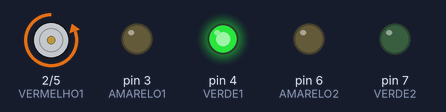
Recording of a sketch running on a simulated Arduino Uno, built with avr-gcc and run on an emulated ATmega328P. Parts: motor-driver pin pairs drawn as motors (green arrow = first pin HIGH = forward, orange = second pin HIGH = backward, longer = more drive), output pins drawn as LEDs (lit = HIGH).

Above: at 1.0 s.
At 2.5 s:
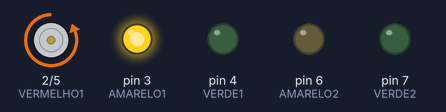
At 4.0 s:
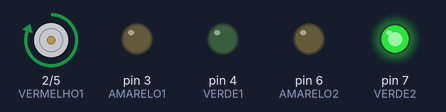
At 5.5 s:
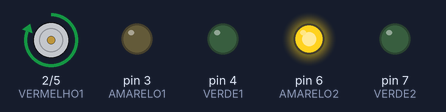
Timing chart, 0 to 7.8 s (numbered marks = the images above):
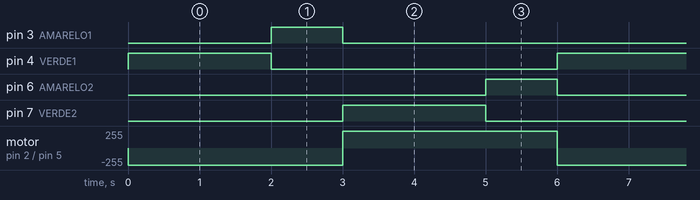

Measured:
- by itself, pin 3 (AMARELO1), pin 6 (AMARELO2): alternates HIGH for 1.0 s and LOW for 5.0 s
- by itself, pin 4 (VERDE1), pin 7 (VERDE2): alternates HIGH for 2.0 s and LOW for 4.0 s
- by itself, motor on pin 2 (VERMELHO1) / pin 5 (VERMELHO2): alternates forward 255/255 for 3.0 s and backward 255/255 for 3.0 s

The sketch:

arduino-day-semaforo.ino
```cpp
const int VERMELHO1 = 2;
const int AMARELO1 = 3;
const int VERDE1 = 4;

const int VERMELHO2 = 5;
const int AMARELO2 = 6;
const int VERDE2 = 7;

int intervaloLongo = 2000;
int intervaloCurto = 1000;

void setup()
{
  // uma única vez
  pinMode(VERMELHO1, OUTPUT);
  pinMode(AMARELO1, OUTPUT);
  pinMode(VERDE1, OUTPUT);
  pinMode(VERMELHO2, OUTPUT);
  pinMode(AMARELO2, OUTPUT);
  pinMode(VERDE2, OUTPUT);
}

void loop()
{
  // depois do setup, repetido até o final
  aberto1();
  aberto2();
}

void aberto1()
{
  digitalWrite(VERMELHO1, LOW);
  digitalWrite(AMARELO1, LOW);
  digitalWrite(VERDE1, HIGH);
  digitalWrite(VERMELHO2, HIGH);
  digitalWrite(AMARELO2, LOW);
  digitalWrite(VERDE2, LOW);
  delay(intervaloLongo);

  digitalWrite(VERMELHO1, LOW);
  digitalWrite(AMARELO1, HIGH);
  digitalWrite(VERDE1, LOW);
  digitalWrite(VERMELHO2, HIGH);
  digitalWrite(AMARELO2, LOW);
  digitalWrite(VERDE2, LOW);
  delay(intervaloCurto);
}

void aberto2()
{
  digitalWrite(VERMELHO1, HIGH);
  digitalWrite(AMARELO1, LOW);
  digitalWrite(VERDE1, LOW);
  digitalWrite(VERMELHO2, LOW);
  digitalWrite(AMARELO2, LOW);
  digitalWrite(VERDE2, HIGH);
  delay(intervaloLongo);

  digitalWrite(VERMELHO1, HIGH);
  digitalWrite(AMARELO1, LOW);
  digitalWrite(VERDE1, LOW);
  digitalWrite(VERMELHO2, LOW);
  digitalWrite(AMARELO2, HIGH);
  digitalWrite(VERDE2, LOW);
  delay(intervaloCurto);
}
```
